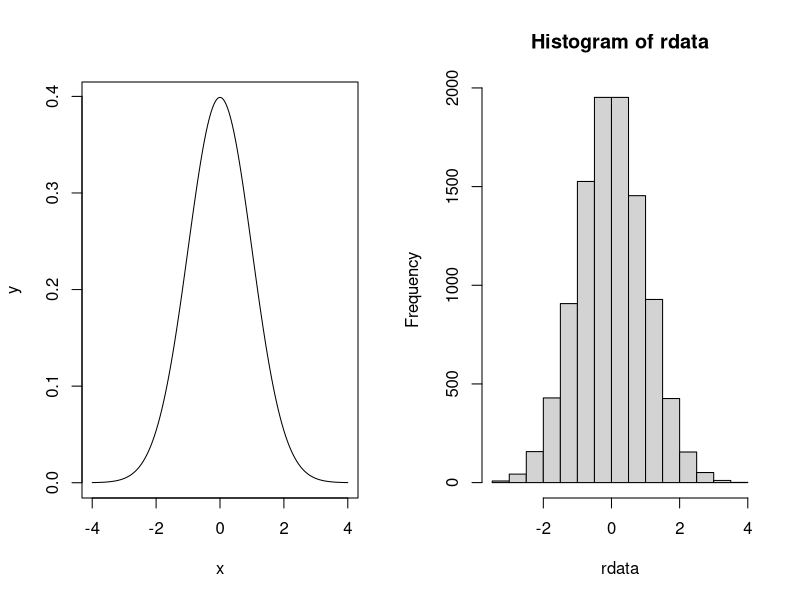
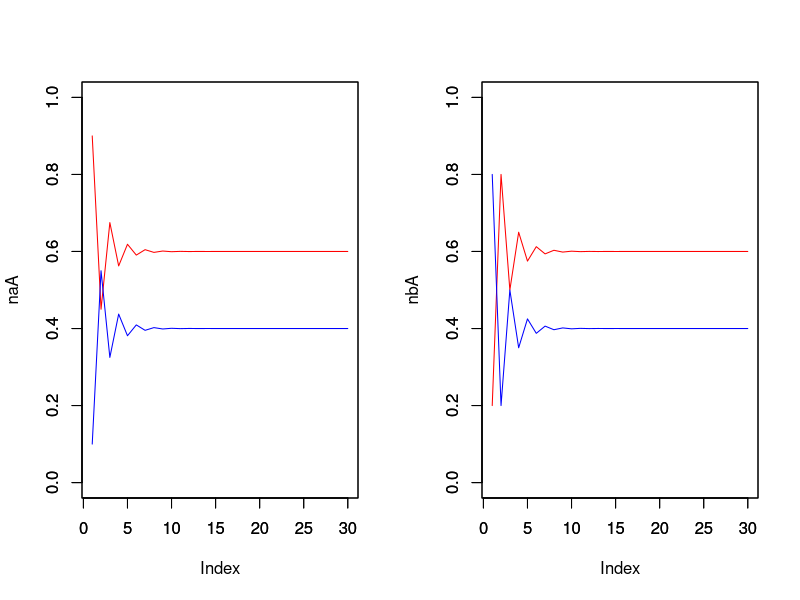
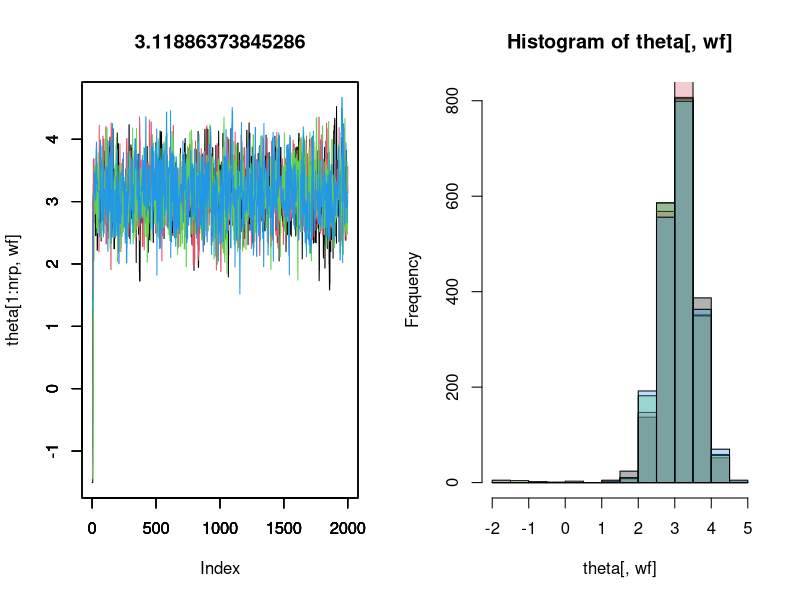
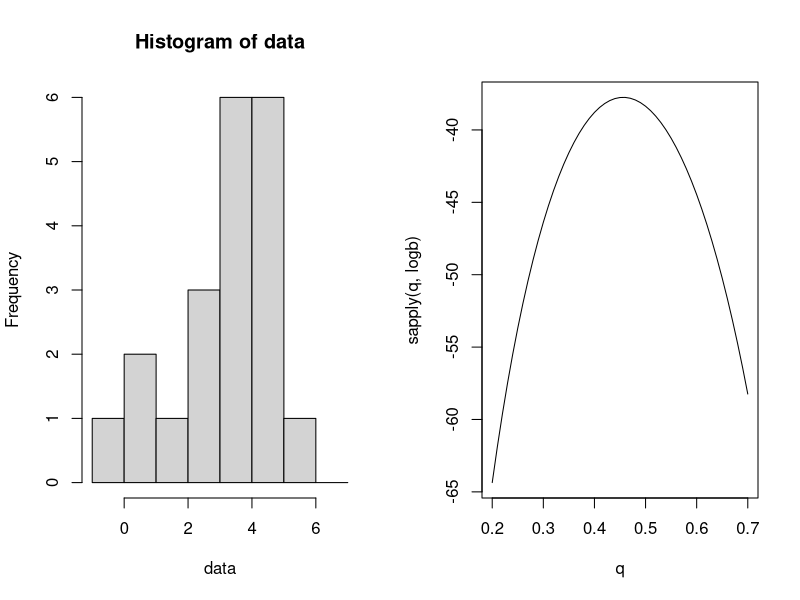
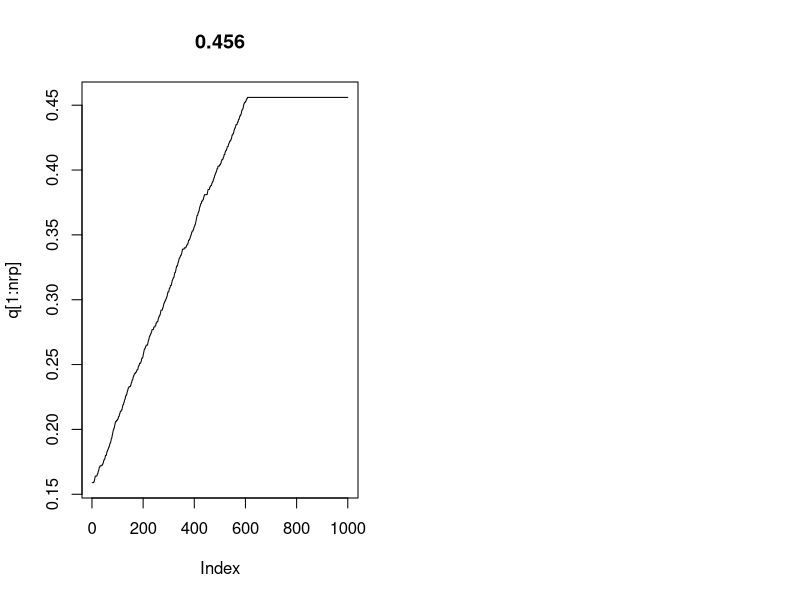
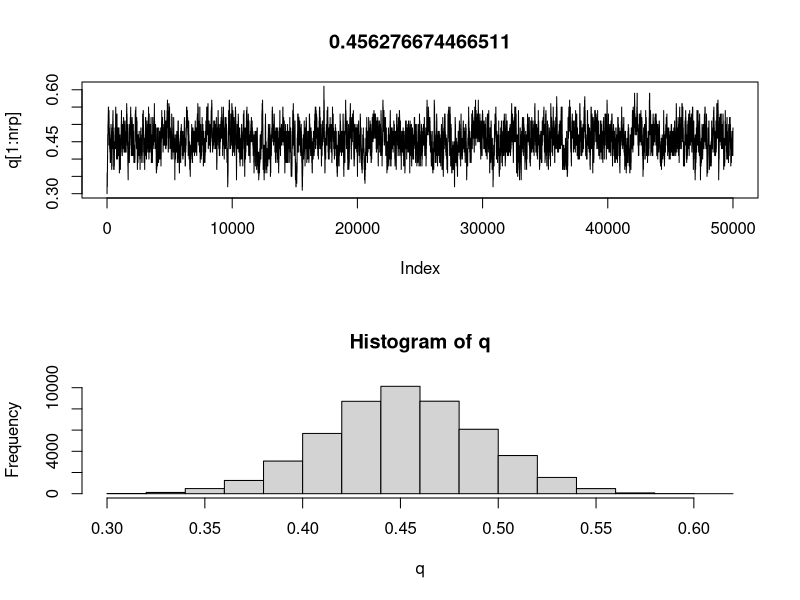

The R source for these figures, in order:
## ---- chunk 1
layout(matrix(1:2, ncol=2))
m<-0
v<-1
n<-10000
x<-seq(m-sqrt(v)*4,m+sqrt(v)*4,0.01)
y<-(1/sqrt(2*pi*v))*exp(-(x-m)^2/(2*v))
plot(x,y,type='l')
rdata<-rnorm(n, m, sqrt(v))
hist(rdata, breaks=12)
## ---- chunk 2
# a地域とb地域では初期比が異なるけど、遷移核が同じならそのうち同じ値に収束するという例
na<-1 # a地域人数
nb<-1 # b地域人数
aAi<-0.9 # a地域におけるA社初期比
aBi<-1-aAi # a地域におけるA社初期比
bAi<-0.2 # b地域のA社初期比
bBi<-1-bAi　# b地域のB社初期比

nrp<-30 # 繰り返し数
rAA<-0.4 # 以下の4行は遷移核
rAB<-0.6
rBB<-0.1
rBA<-0.9
naA<-numeric(nrp)
naB<-numeric(nrp)
nbA<-numeric(nrp)
nbB<-numeric(nrp)
naA[1]<-na*aAi
naB[1]<-na*aBi
nbA[1]<-nb*bAi
nbB[1]<-nb*bBi
for(rp in 2:nrp){
  naA[rp]<-naA[rp-1]*rAA+naB[rp-1]*rBA
  naB[rp]<-naA[rp-1]*rAB+naB[rp-1]*rBB
  nbA[rp]<-nbA[rp-1]*rAA+nbB[rp-1]*rBA
  nbB[rp]<-nbA[rp-1]*rAB+nbB[rp-1]*rBB
}
layout(matrix(1:2, ncol=2))
plot(naA, type='l',col='red',ylim=c(0,1.0))
par(new=T)
plot(naB, type='l',col='blue',xlab='',ylab='',ylim=c(0,1.0))
plot(nbA, type='l',col='red',ylim=c(0,1.0))
par(new=T)
plot(nbB, type='l',col='blue',xlab='',ylab='',ylim=c(0,1.0))
## ---- chunk 3
layout(matrix(1:2, ncol=2))
nrp<-2000
data<-c(2.4,3.2,2.2,4.6,3.3)
m<-0
v<-1
chain<-4
#knl<-numeric(nrp)
#theta<-numeric(nrp)
knl<-matrix(0,nrow=nrp, ncol=chain)
theta<-matrix(0,nrow=nrp,ncol=chain)

ratio<-1
for (nc in 1:chain){
  theta[1, nc]<-runif(1,min=-2,max=2) # -2から2の連続一様分布に従う乱数
  for (rp in 1:nrp){
    kp<-numeric(length(data))
    for (d in 1:length(data)){
      kp[d]<-exp(-((data[d]-theta[rp,nc])^2)/2)/sqrt(2)*pi
    }
    knl[rp,nc]<-prod(kp)*exp(-(theta[rp,nc]^2/20000))/sqrt(20000*pi) #カーネルの計算
    
    if (rp>1){
      lr<-knl[rp,nc]/knl[rp-1,nc]  # カーネル比（rate）の算出
      if (runif(1)>lr){ # 確率rateで提案thetaを採用
        #print(lr)
        theta[rp,nc]<-theta[rp-1,nc]
        knl[rp,nc]<-knl[rp-1,nc]
      }
    }
    if (rp<nrp){
      theta[rp+1,nc]<-theta[rp,nc]+rnorm(1,m,v) # 次のthetaの生成, 平均m, 分散vの正規分布に従う乱数を前のthetaにたす
    } 
  }
}

for (wf in 1:chain){
  if (wf>1){
    par(new=T)
    plot(theta[1:nrp,wf],type='l', xlab='',ylab='', col=wf, ylim=(c(min(theta),max(theta))))
  }else{
    plot(theta[1:nrp,wf],type='l', main=mean(theta), col=wf, ylim=(c(min(theta),max(theta))))
  }
}
par(new=F)
for (wf in 1:chain){
  if (wf>1){
    hist(theta[,wf], col=adjustcolor(wf, alpha.f=0.3), add=TRUE, breaks=seq(floor(min(theta)),ceiling(max(theta)),0.5))
  }else{
    hist(theta[,wf], col=adjustcolor(wf, alpha.f=0.3), breaks=seq(floor(min(theta)),ceiling(max(theta)),0.5))
  }
}

## ---- chunk 4
layout(matrix(1:2, ncol=2))
data<-c(4,3,4,5,5,2,3,1,4,0,1,5,5,6,5,4,4,5,3,4)
hist(data,breaks=c(-1:7))
logb<-function(x) sum(log(dbinom(data, 8, x)))
q <- seq(0.2, 0.7, 0.01)
plot(q, sapply(q, logb), type='l')
## ---- chunk 5
nrp<-1000
qi<-0.159
n<-8
data<-c(4,3,4,5,5,2,3,1,4,0,1,5,5,6,5,4,4,5,3,4)
logL<-numeric(nrp)
q<-numeric(nrp)
q[1]<-qi
for (rp in 1:nrp){
  lh<-numeric(length(data))
  for (d in 1:length(data)){
    lh[d]<-choose(n,data[d])*q[rp]^data[d]*(1-q[rp])^(n-data[d])
  }
  logL[rp]<-log(prod(lh))
  if (rp>1){
    if (logL[rp]<logL[rp-1]){
      q[rp]<-q[rp-1]
      logL[rp]<-logL[rp-1]
    }
  }
  if (round(runif(1))){
    q[rp+1]<-q[rp]+0.001
  }else{
    q[rp+1]<-q[rp]-0.001
  }
}
plot(q[1:nrp],type='l', main=q[nrp])
## ---- chunk 6
layout(matrix(1:2, ncol=1))
nrp<-50000
qi<-0.30
n<-8
data<-c(4,3,4,5,5,2,3,1,4,0,1,5,5,6,5,4,4,5,3,4)
logL<-numeric(nrp)
q<-numeric(nrp)
q[1]<-qi
lr<-1
for (rp in 1:nrp){
  lh<-numeric(length(data))
  for (d in 1:length(data)){
    lh[d]<-choose(n,data[d])*q[rp]^data[d]*(1-q[rp])^(n-data[d])
  }
  logL[rp]<-log(prod(lh))
  if (rp>1){
    lr<-exp(logL[rp]-logL[rp-1])
    if (runif(1)>lr){
      #print(lr)
      q[rp]<-q[rp-1]
      logL[rp]<-logL[rp-1]
    }
  }
  if (round(runif(1))){
    q[rp+1]<-min(0.99,q[rp]+0.01)
  }else{
    q[rp+1]<-max(0.01,q[rp]-0.01)
  }
}
plot(q[1:nrp],type='l', main=mean(q))
hist(q)
